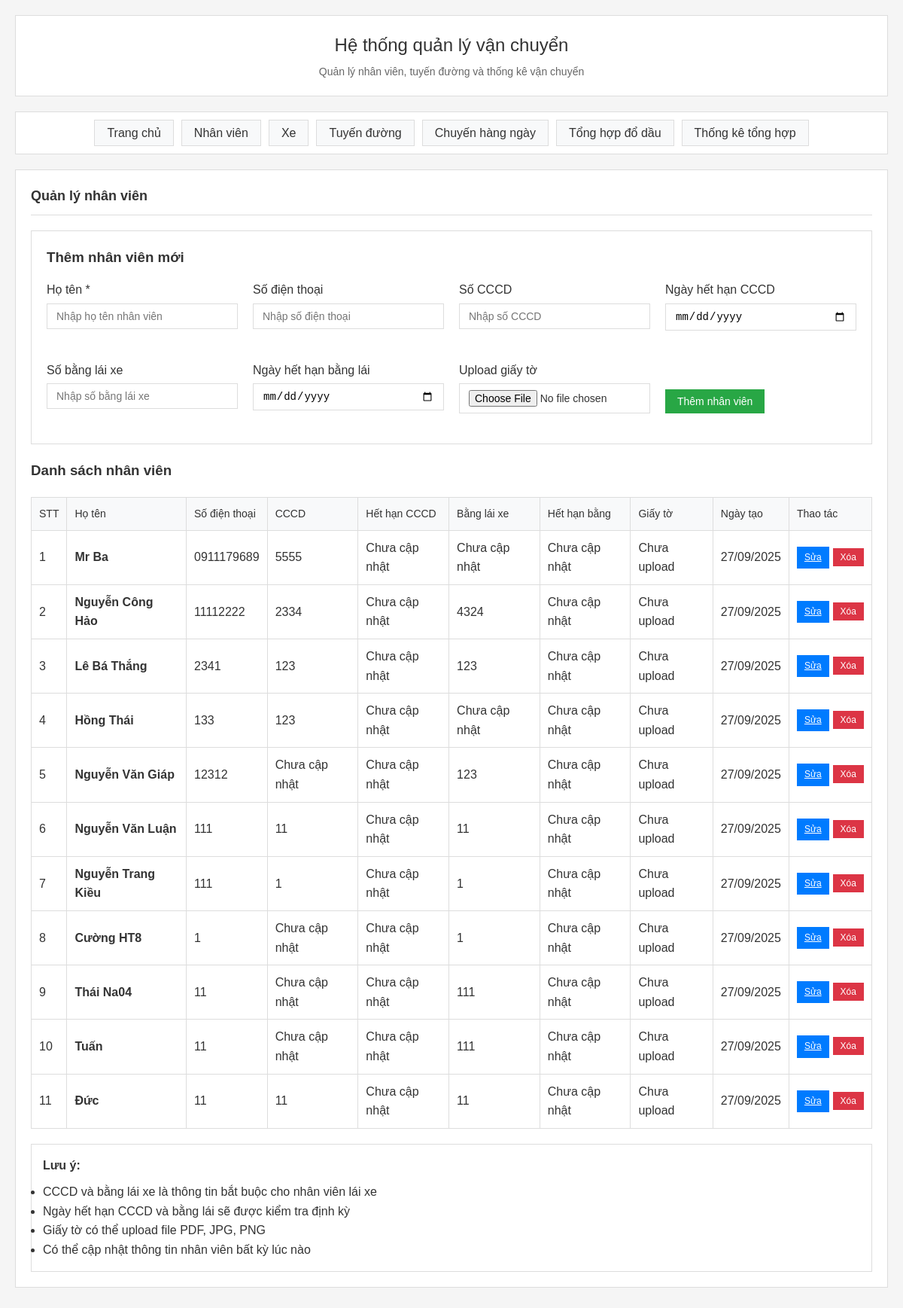
Page /employees on the earlier database version.
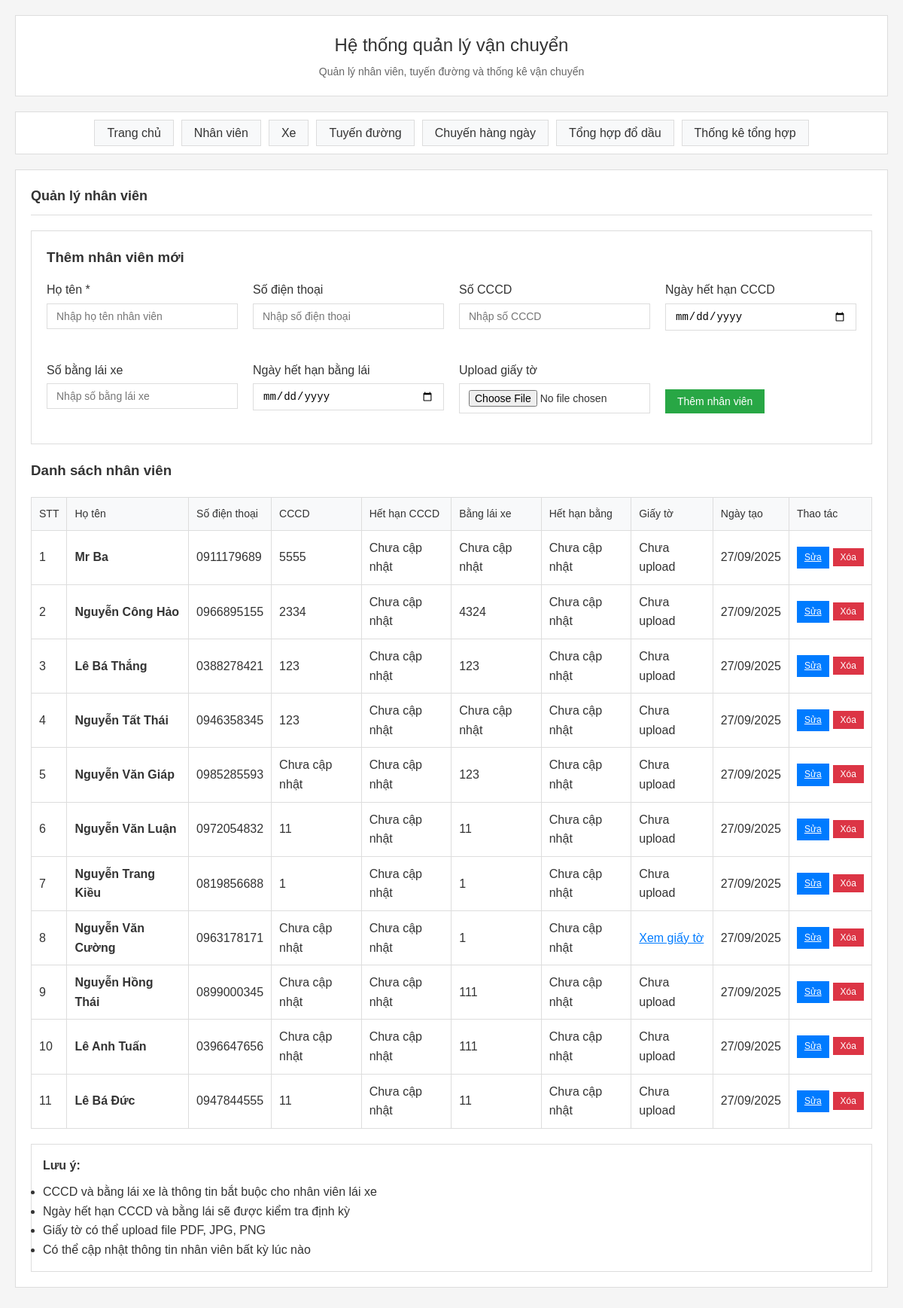
Same page on the later database version.
### main.py (models this page shows)
class Employee(Base):
    __tablename__ = "employees"
    id = Column(Integer, primary_key=True, index=True)
    name = Column(String, nullable=False)
    phone = Column(String)
    cccd = Column(String)  # Số CCCD
    cccd_expiry = Column(Date)  # Ngày hết hạn CCCD
    driving_license = Column(String)  # Số bằng lái xe
    license_expiry = Column(Date)  # Ngày hết hạn bằng lái
    documents = Column(String)  # Đường dẫn file upload giấy tờ
    status = Column(Integer, default=1)  # 1: Active, 0: Inactive
    created_at = Column(DateTime, default=datetime.utcnow)

### main.py (the view)
@app.get("/employees", response_class=HTMLResponse)
async def employees_page(request: Request, db: Session = Depends(get_db)):
    employees = db.query(Employee).filter(Employee.status == 1).all()
    return templates.TemplateResponse("employees.html", {"request": request, "employees": employees})

### templates/employees.html (shortened to what this page needs)
{% extends "base.html" %}
{% block content %}
<h2>Quản lý nhân viên</h2>
<div style="background: white; padding: 20px; border: 1px solid #ddd; margin-bottom: 20px;">
    <h3 style="margin-bottom: 15px;">Thêm nhân viên mới</h3>
    <form method="post" action="/employees/add" enctype="multipart/form-data" style="display: grid; grid-template-columns: repeat(auto-fit, minmax(250px, 1fr)); gap: 20px;">
        <div class="form-group">
            <label for="name">Họ tên *</label>
            <input type="text" id="name" name="name" required placeholder="Nhập họ tên nhân viên">
        </div>
        <div class="form-group">
            <label for="phone">Số điện thoại</label>
            <input type="text" id="phone" name="phone" placeholder="Nhập số điện thoại">
        </div>
        <div class="form-group">
            <label for="cccd">Số CCCD</label>
            <input type="text" id="cccd" name="cccd" placeholder="Nhập số CCCD">
        </div>
        <div class="form-group">
            <label for="cccd_expiry">Ngày hết hạn CCCD</label>
            <input type="date" id="cccd_expiry" name="cccd_expiry">
        </div>
        <div class="form-group">
            <label for="driving_license">Số bằng lái xe</label>
            <input type="text" id="driving_license" name="driving_license" placeholder="Nhập số bằng lái xe">
        </div>
        <div class="form-group">
            <label for="license_expiry">Ngày hết hạn bằng lái</label>
            <input type="date" id="license_expiry" name="license_expiry">
        </div>
        <div class="form-group">
            <label for="documents">Upload giấy tờ</label>
            <input type="file" id="documents" name="documents" accept=".pdf,.jpg,.jpeg,.png">
        </div>
        <div class="form-group" style="display: flex; align-items: end;">
            <button type="submit" class="btn btn-success">Thêm nhân viên</button>
        </div>
    </form>
</div>
<h3>Danh sách nhân viên</h3>
{% if employees %}
<table class="table">
    <thead>
        <tr>
            <th>STT</th>
            <th>Họ tên</th>
            <th>Số điện thoại</th>
            <th>CCCD</th>
            <th>Hết hạn CCCD</th>
            <th>Bằng lái xe</th>
            <th>Hết hạn bằng</th>
            <th>Giấy tờ</th>
            <th>Ngày tạo</th>
            <th>Thao tác</th>
        </tr>
    </thead>
    <tbody>
        {% for employee in employees %}
        <tr>
            <td>{{ loop.index }}</td>
            <td><strong>{{ employee.name }}</strong></td>
            <td>{{ employee.phone or 'Chưa cập nhật' }}</td>
            <td>{{ employee.cccd or 'Chưa cập nhật' }}</td>
            <td>{{ employee.cccd_expiry.strftime('%d/%m/%Y') if employee.cccd_expiry else 'Chưa cập nhật' }}</td>
            <td>{{ employee.driving_license or 'Chưa cập nhật' }}</td>
            <td>{{ employee.license_expiry.strftime('%d/%m/%Y') if employee.license_expiry else 'Chưa cập nhật' }}</td>
            <td>
                {% if employee.documents %}
                    <a href="/static/uploads/{{ employee.documents }}" target="_blank" style="color: #007bff;">Xem giấy tờ</a>
                {% else %}
                    Chưa upload
                {% endif %}
            </td>
            <td>{{ employee.created_at.strftime('%d/%m/%Y') }}</td>
            <td>
                <div style="display: flex; gap: 5px;">
                    <a href="/employees/edit/{{ employee.id }}" class="btn btn-sm btn-primary" style="padding: 5px 10px; font-size: 12px;">Sửa</a>
                    <form method="post" action="/employees/delete/{{ employee.id }}" style="display: inline;" onsubmit="return confirm('Bạn có chắc chắn muốn xóa nhân viên này?')">
                        <button type="submit" class="btn btn-sm btn-danger" style="padding: 5px 10px; font-size: 12px;">Xóa</button>
                    </form>
                </div>
            </td>
        </tr>
        {% endfor %}
    </tbody>
</table>
{% else %}
<div style="text-align: center; padding: 30px; color: #666;">
    <h3>Chưa có nhân viên nào</h3>
    <p>Hãy thêm nhân viên đầu tiên bằng form bên trên</p>
</div>
{% endif %}
<div style="margin-top: 20px; padding: 15px; background: white; border: 1px solid #ddd;">
    <h4 style="margin-bottom: 10px;">Lưu ý:</h4>
    <ul style="line-height: 1.6;">
        <li>CCCD và bằng lái xe là thông tin bắt buộc cho nhân viên lái xe</li>
        <li>Ngày hết hạn CCCD và bằng lái sẽ được kiểm tra định kỳ</li>
        <li>Giấy tờ có thể upload file PDF, JPG, PNG</li>
        <li>Có thể cập nhật thông tin nhân viên bất kỳ lúc nào</li>
    </ul>
</div>
{% endblock %}

### templates/base.html (shortened to what this page needs)
<!DOCTYPE html>
<html lang="vi">
<head>
    <link rel="stylesheet" href="/static/style.css">
</head>
<body>
    <div class="container">
        <div class="header">
            <h1>Hệ thống quản lý vận chuyển</h1>
            <p>Quản lý nhân viên, tuyến đường và thống kê vận chuyển</p>
        </div>
        <nav class="nav">
            <ul>
                <li><a href="/">Trang chủ</a></li>
                <li><a href="/employees">Nhân viên</a></li>
                <li><a href="/vehicles">Xe</a></li>
                <li><a href="/routes">Tuyến đường</a></li>
                <li><a href="/daily-new">Chuyến hàng ngày</a></li>
                <li><a href="/fuel">Tổng hợp đổ dầu</a></li>
                <li><a href="/salary">Thống kê tổng hợp</a></li>
            </ul>
        </nav>
        <main class="content">
            {% block content %}{% endblock %}
        </main>
    </div>
</body>
</html>

### static/style.css (style rules this page uses)
* { margin: 0; padding: 0; box-sizing: border-box; }
body { font-family: Arial, sans-serif; background-color: #f5f5f5; color: #333; line-height: 1.6; }
.container { max-width: 1200px; margin: 0 auto; padding: 20px; }
.header { background: white; border: 1px solid #ddd; padding: 20px; margin-bottom: 20px; text-align: center; }
.header h1 { color: #333; font-size: 24px; margin-bottom: 5px; font-weight: normal; }
.header p { color: #666; font-size: 14px; }
.nav { background: white; border: 1px solid #ddd; padding: 15px; margin-bottom: 20px; }
.nav ul { list-style: none; display: flex; justify-content: center; flex-wrap: wrap; gap: 10px; }
.nav a { text-decoration: none; color: #333; padding: 8px 16px; background: #f8f9fa; border: 1px solid #ddd; transition: background-color 0.2s; }
.content { background: white; border: 1px solid #ddd; padding: 20px; margin-bottom: 20px; }
.content h2 { color: #333; margin-bottom: 20px; font-size: 18px; border-bottom: 1px solid #ddd; padding-bottom: 10px; }
.form-group { margin-bottom: 20px; }
.form-group label { display: block; margin-bottom: 5px; font-weight: normal; color: #333; }
.form-group input, .form-group select { width: 100%; padding: 8px 12px; border: 1px solid #ddd; font-size: 14px; background: white; }
.btn { background: #007bff; color: white; padding: 8px 16px; border: none; font-size: 14px; cursor: pointer; transition: background-color 0.2s; }
.btn-success { background: #28a745; }
.btn-danger { background: #dc3545; }
.table { width: 100%; border-collapse: collapse; margin-top: 20px; background: white; border: 1px solid #ddd; }
.table th, .table td { padding: 10px; text-align: left; border-bottom: 1px solid #ddd; border-right: 1px solid #ddd; }
.table th { background: #f8f9fa; color: #333; font-weight: normal; font-size: 14px; }

Differences in the rows shown:
changed Employee "Nguyễn Công Hảo": phone "11112222" → "0966895155"
changed Employee "Lê Bá Thắng": phone "2341" → "0388278421"
changed Employee: name "Hồng Thái" → "Nguyễn Tất Thái"; phone "133" → "0946358345"
changed Employee "Nguyễn Văn Giáp": phone "12312" → "0985285593"
changed Employee "Nguyễn Văn Luận": phone "111" → "0972054832"
changed Employee "Nguyễn Trang Kiều": phone "111" → "0819856688"
changed Employee: name "Cường HT8" → "Nguyễn Văn Cường"; phone "1" → "0963178171"; documents "Chưa upload" → "Xem giấy tờ"
changed Employee: name "Thái Na04" → "Nguyễn Hồng Thái"; phone "11" → "0899000345"
changed Employee: name "Tuấn" → "Lê Anh Tuấn"; phone "11" → "0396647656"
changed Employee: name "Đức" → "Lê Bá Đức"; phone "11" → "0947844555"
